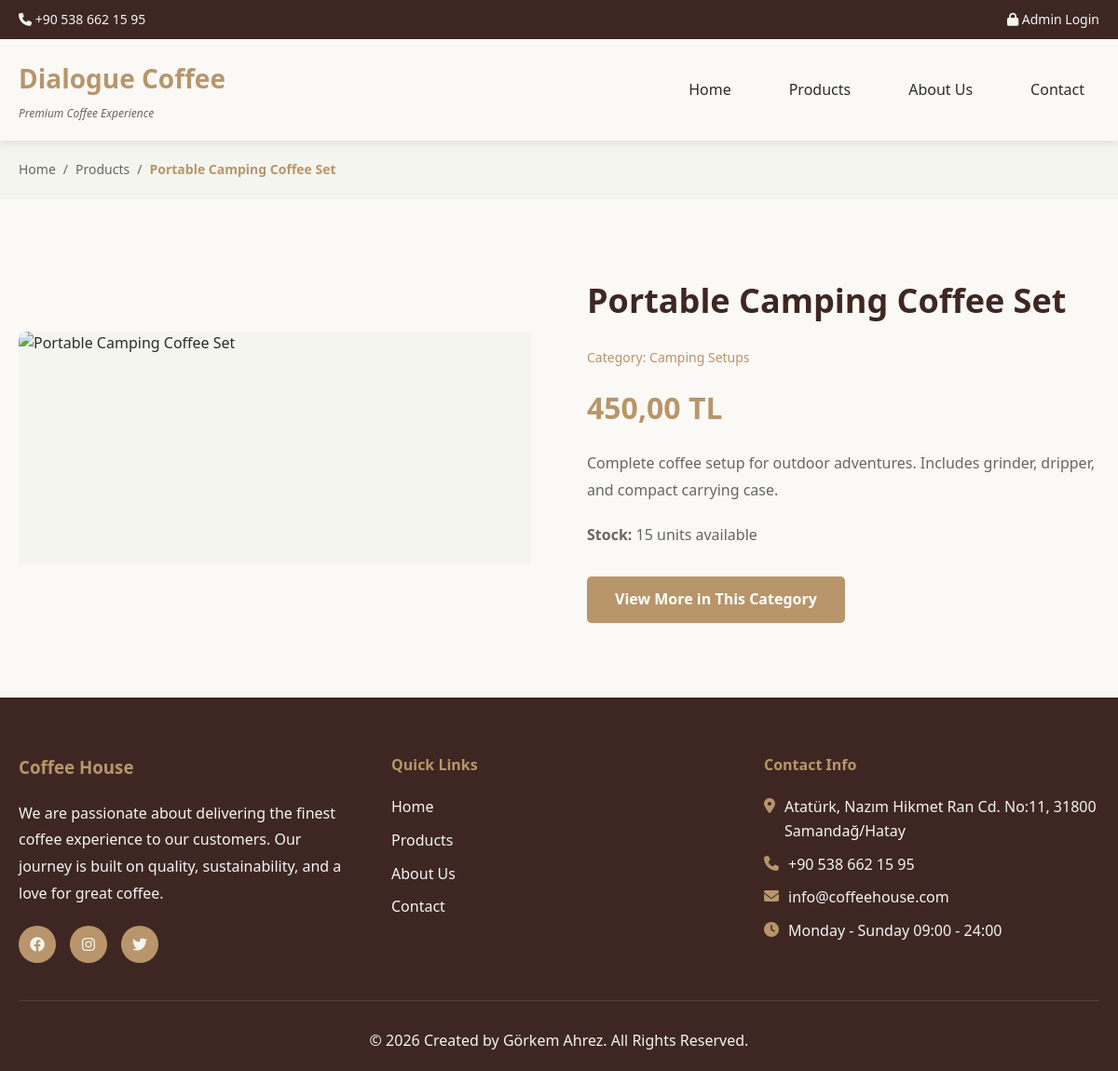
Page /product-detail.php?id=10 on the committed database.
### tables this page shows
CREATE TABLE `site_settings` (
  `id` int(11) NOT NULL,
  `setting_key` varchar(50) NOT NULL,
  `setting_value` text DEFAULT NULL,
  `updated_at` timestamp NOT NULL DEFAULT current_timestamp() ON UPDATE current_timestamp()
);

CREATE TABLE `products` (
  `id` int(11) NOT NULL,
  `category_id` int(11) NOT NULL,
  `name` varchar(200) NOT NULL,
  `slug` varchar(200) NOT NULL,
  `description` text DEFAULT NULL,
  `price` decimal(10,2) NOT NULL,
  `stock` int(11) DEFAULT 0,
  `image` varchar(255) DEFAULT NULL,
  `is_featured` tinyint(1) DEFAULT 0,
  `is_active` tinyint(1) DEFAULT 1,
  `created_at` timestamp NOT NULL DEFAULT current_timestamp()
);

CREATE TABLE `categories` (
  `id` int(11) NOT NULL,
  `name` varchar(100) NOT NULL,
  `slug` varchar(100) NOT NULL,
  `description` text DEFAULT NULL,
  `image` varchar(255) DEFAULT NULL,
  `display_order` int(11) DEFAULT 0,
  `is_active` tinyint(1) DEFAULT 1,
  `created_at` timestamp NOT NULL DEFAULT current_timestamp()
);

### product-detail.php (the view, shortened to what this page needs)
<?php
require_once 'includes/config.php';
require_once 'includes/functions.php';
$product_id = isset($_GET['id']) ? (int)$_GET['id'] : 0;
$query = "SELECT p.*, c.name as category_name, c.id as category_id
          FROM products p
          JOIN categories c ON p.category_id = c.id
          WHERE p.id = $product_id AND p.is_active = 1";
$result = mysqli_query($conn, $query);
$product = mysqli_fetch_assoc($result);
$prod_images = [
    'https://images.unsplash.com/photo-1447933601403-0c6688de566e?w=800&h=800&fit=crop',
    'https://images.unsplash.com/photo-1495474472287-4d71bcdd2085?w=800&h=800&fit=crop',
    'https://images.unsplash.com/photo-1514228742587-6b1558fcca3d?w=800&h=800&fit=crop',
    'https://images.unsplash.com/photo-1517668808822-9ebb02f2a0e6?w=800&h=800&fit=crop',
    'https://images.unsplash.com/photo-1509042239860-f550ce710b93?w=800&h=800&fit=crop',
    'https://images.unsplash.com/photo-1442512595331-e89e73853f31?w=800&h=800&fit=crop'
];
$main_img = $prod_images[($product_id - 1) % count($prod_images)];
$breadcrumbs = [
    ['title' => 'Home', 'url' => 'index.php'],
    ['title' => 'Products', 'url' => 'products.php'],
    ['title' => $product['name'], 'url' => '#']
];
include 'includes/header.php';
?>
<?php echo get_breadcrumbs($breadcrumbs); ?>
<section class="products-section">
    <div class="container">
        <div class="about-content">
            <div class="product-image">
                <img src="<?php echo $main_img; ?>"
                     alt="<?php echo htmlspecialchars($product['name']); ?>"
                     style="width: 100%; border-radius: 10px;">
            </div>
            <div class="about-text">
                <h2><?php echo htmlspecialchars($product['name']); ?></h2>
                <p style="color: var(--primary-color); font-size: 14px; margin-bottom: 15px;">
                    Category: <?php echo htmlspecialchars($product['category_name']); ?>
                </p>
                <div class="product-price" style="font-size: 32px; margin-bottom: 20px;">
                    <?php echo format_price($product['price']); ?>
                </div>
                <p style="line-height: 1.8; margin-bottom: 20px;">
                    <?php echo nl2br(htmlspecialchars($product['description'])); ?>
                </p>
                <p style="color: var(--text-light); margin-bottom: 30px;">
                    <strong>Stock:</strong> <?php echo $product['stock']; ?> units available
                </p>
                <a href="products.php?category=<?php echo $product['category_id']; ?>" class="btn">
                    View More in This Category
                </a>
            </div>
        </div>
    </div>
</section>
<?php include 'includes/footer.php'; ?>

### includes/header.php (shortened to what this page needs)
<!DOCTYPE html>
<html lang="en">
<head>
    <link rel="stylesheet" href="<?php echo SITE_URL; ?>/assets/css/style.css">
    <link rel="stylesheet" href="https://cdnjs.cloudflare.com/ajax/libs/font-awesome/6.4.0/css/all.min.css">
</head>
<body>
    <div class="top-bar">
        <div class="container">
            <div class="top-bar-content">
                <div class="contact-info">
                    <a href="tel:<?php echo get_setting('site_phone'); ?>">
                        <i class="fas fa-phone"></i> <?php echo get_setting('site_phone'); ?>
                    </a>
                </div>
                <div class="admin-link">
                    <a href="<?php echo SITE_URL; ?>/admin/login.php">
                        <i class="fas fa-lock"></i> Admin Login
                    </a>
                </div>
            </div>
        </div>
    </div>
    <header class="main-header">
        <div class="container">
            <div class="header-content">
                <div class="logo">
                    <a href="<?php echo SITE_URL; ?>">
                        <h1>Dialogue Coffee</h1>
                        <p class="tagline">Premium Coffee Experience</p>
                    </a>
                </div>
                <nav class="main-nav">
                    <ul class="nav-menu" id="navMenu">
                        <li><a href="<?php echo SITE_URL; ?>/index.php" class="<?php echo basename($_SERVER['PHP_SELF']) == 'index.php' ? 'active' : ''; ?>">Home</a></li>
                        <li><a href="<?php echo SITE_URL; ?>/products.php" class="<?php echo basename($_SERVER['PHP_SELF']) == 'products.php' ? 'active' : ''; ?>">Products</a></li>
                        <li><a href="<?php echo SITE_URL; ?>/about.php" class="<?php echo basename($_SERVER['PHP_SELF']) == 'about.php' ? 'active' : ''; ?>">About Us</a></li>
                        <li><a href="<?php echo SITE_URL; ?>/contact.php" class="<?php echo basename($_SERVER['PHP_SELF']) == 'contact.php' ? 'active' : ''; ?>">Contact</a></li>
                    </ul>
                </nav>
            </div>
        </div>
    </header>

### includes/footer.php (shortened to what this page needs)
    <footer class="main-footer">
        <div class="container">
            <div class="footer-content">
                <div class="footer-column">
                    <h3>Coffee House</h3>
                    <p><?php echo get_setting('about_text'); ?></p>
                    <div class="social-links">
                        <a href="#"><i class="fab fa-facebook"></i></a>
                        <a href="#"><i class="fab fa-instagram"></i></a>
                        <a href="#"><i class="fab fa-twitter"></i></a>
                    </div>
                </div>
                <div class="footer-column">
                    <h4>Quick Links</h4>
                    <ul>
                        <li><a href="<?php echo SITE_URL; ?>/index.php">Home</a></li>
                        <li><a href="<?php echo SITE_URL; ?>/products.php">Products</a></li>
                        <li><a href="<?php echo SITE_URL; ?>/about.php">About Us</a></li>
                        <li><a href="<?php echo SITE_URL; ?>/contact.php">Contact</a></li>
                    </ul>
                </div>
                <div class="footer-column">
                    <h4>Contact Info</h4>
                    <ul class="contact-list">
                        <li><i class="fas fa-map-marker-alt"></i> <?php echo get_setting('site_address'); ?></li>
                        <li><i class="fas fa-phone"></i> <?php echo get_setting('site_phone'); ?></li>
                        <li><i class="fas fa-envelope"></i> <?php echo get_setting('site_email'); ?></li>
                        <li><i class="fas fa-clock"></i> <?php echo get_setting('working_hours'); ?></li>
                    </ul>
                </div>
            </div>
            <div class="footer-bottom">
                <p>&copy; <?php echo date('Y'); ?> Created by Görkem Ahrez. All Rights Reserved.</p>
            </div>
        </div>
    </footer>
</body>
</html>

### assets/css/style.css (style rules this page uses)
* { margin: 0; padding: 0; box-sizing: border-box; }
:root { --primary-color: #b8956a; --secondary-color: #8b7355; --off-white: #f5f5f0; --cream: #faf9f6; --dark-brown: #3e2723; --light-khaki: #d4c4a8; --text-dark: #2c2c2c; --text-light: #666; --border-color: #e0ddd5; }
body { font-family: 'Segoe UI', Tahoma, Geneva, Verdana, sans-serif; line-height: 1.6; color: var(--text-dark); background-color: var(--off-white); }
.container { max-width: 1200px; margin: 0 auto; padding: 0 20px; }
.top-bar { background-color: var(--dark-brown); color: var(--off-white); padding: 10px 0; font-size: 14px; }
.top-bar-content { display: flex; justify-content: space-between; align-items: center; }
.top-bar a { color: var(--off-white); text-decoration: none; transition: color 0.3s; }
.main-header { background-color: var(--cream); box-shadow: 0 2px 10px rgba(0,0,0,0.1); position: sticky; top: 0; z-index: 1000; }
.header-content { display: flex; justify-content: space-between; align-items: center; padding: 20px 0; }
.logo a { text-decoration: none; color: var(--dark-brown); }
.logo h1 { font-size: 28px; font-weight: 700; color: var(--primary-color); margin-bottom: 5px; }
.logo .tagline { font-size: 12px; color: var(--text-light); font-style: italic; }
.main-nav { position: relative; }
.nav-menu { display: flex; list-style: none; gap: 30px; }
.nav-menu a { color: var(--text-dark); text-decoration: none; font-weight: 500; padding: 8px 16px; border-radius: 4px; transition: all 0.3s; }
.btn { display: inline-block; padding: 12px 30px; background-color: var(--primary-color); color: white; text-decoration: none; border-radius: 5px; font-weight: 600; transition: all 0.3s; border: none; cursor: pointer; }
.products-section { padding: 80px 0; background-color: var(--cream); }
.product-image { width: 100%; height: 250px; overflow: hidden; background-color: var(--off-white); }
.product-image img { width: 100%; height: 100%; object-fit: cover; transition: transform 0.3s; }
.product-price { font-size: 22px; font-weight: 700; color: var(--primary-color); margin-bottom: 15px; }
.about-content { display: grid; grid-template-columns: 1fr 1fr; gap: 60px; align-items: center; }
.about-text h2 { font-size: 36px; color: var(--dark-brown); margin-bottom: 20px; }
.about-text p { color: var(--text-light); line-height: 1.8; margin-bottom: 15px; }
.main-footer { background-color: var(--dark-brown); color: var(--off-white); padding: 60px 0 20px; }
.footer-content { display: grid; grid-template-columns: repeat(auto-fit, minmax(250px, 1fr)); gap: 40px; margin-bottom: 40px; }
.footer-column h3, .footer-column h4 { color: var(--primary-color); margin-bottom: 20px; }
.footer-column p { line-height: 1.8; margin-bottom: 20px; }
.footer-column ul { list-style: none; }
.footer-column ul li { margin-bottom: 10px; }
.footer-column a { color: var(--off-white); text-decoration: none; transition: color 0.3s; }
.social-links { display: flex; gap: 15px; }
.social-links a { display: flex; align-items: center; justify-content: center; width: 40px; height: 40px; background-color: var(--primary-color); border-radius: 50%; transition: background-color 0.3s; }
.contact-list li { display: flex; align-items: start; margin-bottom: 15px; }
.contact-list i { color: var(--primary-color); margin-right: 10px; margin-top: 3px; }
.footer-bottom { text-align: center; padding-top: 30px; border-top: 1px solid rgba(255,255,255,0.1); }

### rows in the picture
site_settings: setting_value "+90 538 662 15 95"
products: name "Portable Camping Coffee Set", category.name "Camping Setups", price "450,00 TL", description "Complete coffee setup for outdoor adventures. Includes grinder, dripper, and compact carrying case.", stock "15"
site_settings: setting_value "We are passionate about delivering the finest coffee experience to our customers. Our journey is built on quality, sustainability, and a love for great coffee."
site_settings: setting_value "Atatürk, Nazım Hikmet Ran Cd. No:11, 31800 Samandağ/Hatay"
site_settings: setting_value "info@coffeehouse.com"
site_settings: setting_value "Monday - Sunday 09:00 - 24:00"

### other values in the picture
$item['title'] "Home"
$item['title'] "Products"
$item['title'] "Portable Camping Coffee Set"
